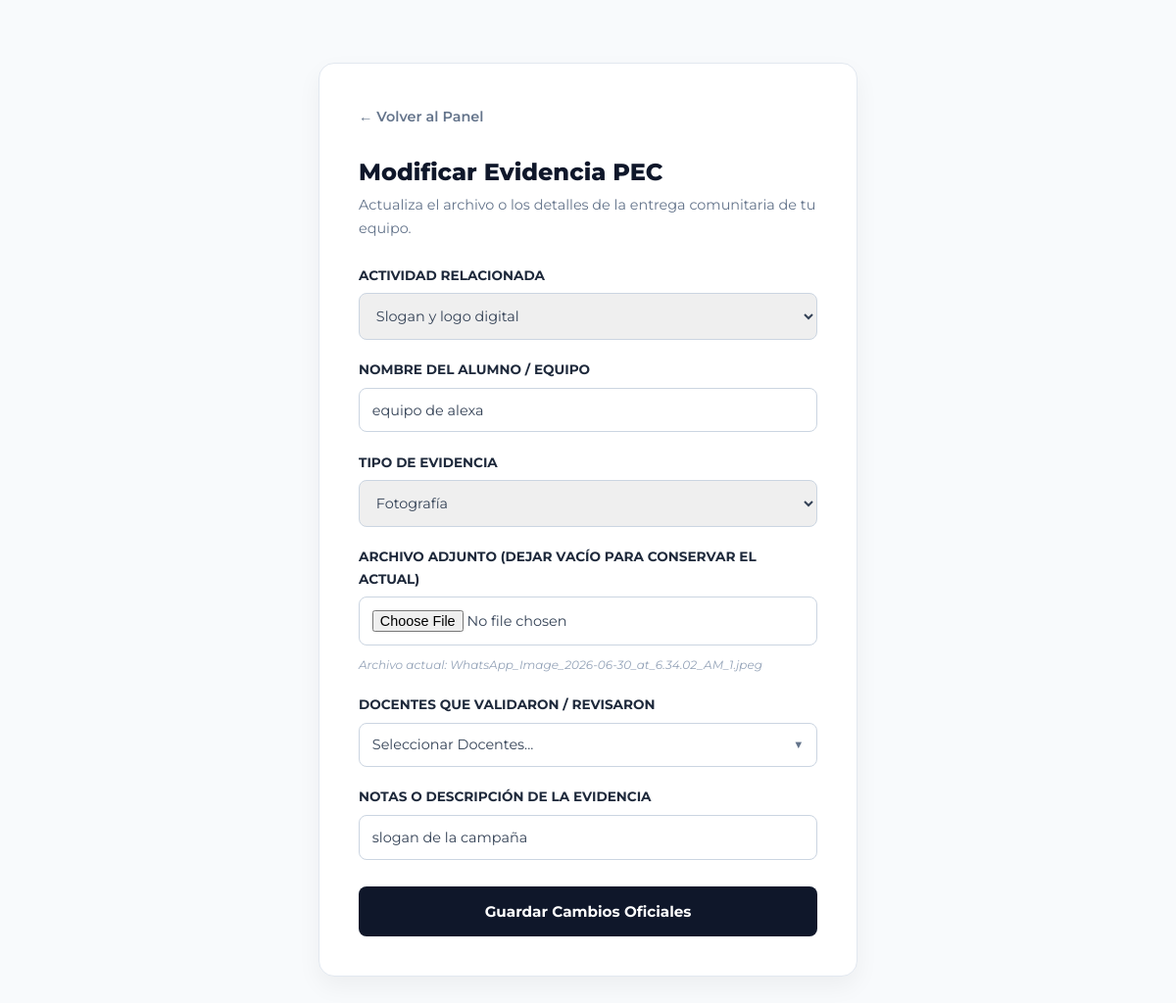
Page /evidencias/editar/7 (signed in) on the committed database.
### tables this page shows
CREATE TABLE evidencia (
        id_evidencia INTEGER PRIMARY KEY AUTOINCREMENT,
        id_actividad INTEGER NOT NULL,
        alumno_nombre TEXT NOT NULL,
        tipo_evidencia TEXT NOT NULL,
        url_archivo TEXT NOT NULL,
        descripcion_evidencia TEXT,
        FOREIGN KEY (id_actividad) REFERENCES actividad(id_actividad)
    );

CREATE TABLE actividad (
        id_actividad INTEGER PRIMARY KEY AUTOINCREMENT,
        nombre_actividad TEXT NOT NULL,
        descripcion TEXT,
        fecha_programada TEXT NOT NULL,
        parcial TEXT NOT NULL,
        id_responsable INTEGER,
        id_sede INTEGER,
        estatus TEXT DEFAULT 'No empezado',
        FOREIGN KEY (id_sede) REFERENCES sede(id_sede),
        FOREIGN KEY (id_responsable) REFERENCES responsable(id_responsable)
    );

### app.py (the view, shortened to what this page needs)
@app.route("/evidencias/editar/<int:id>", methods=["GET", "POST"])
def editar_evidencia(id):
    if session.get('rol') not in ['admin', 'alumno']: return redirect(url_for('dashboard'))
    conn = get_db_connection()
    evidencia = conn.execute("SELECT * FROM evidencia WHERE id_evidencia=?", (id,)).fetchone()
    actividades = conn.execute("SELECT * FROM actividad").fetchall()
    conn.close()
    return render_template("editar_evidencia.html", evidencia=evidencia, actividades=actividades)

### app.py (called while the page is built)
def get_db_connection():
    conn = sqlite3.connect(DATABASE)
    conn.row_factory = sqlite3.Row
    return conn

### templates/editar_evidencia.html (shortened to what this page needs)
<!DOCTYPE html>
<html lang="es">
<head>
    <link rel="stylesheet" href="{{ url_for('static', filename='css/estilos.css') }}">
</head>
<body>
    <main class="seccion-editar">
        <div class="caja-editar">
            <a href="{{ url_for('dashboard') }}" style="font-family: 'Montserrat', sans-serif; color: #64748b; text-decoration: none; font-weight: 600; font-size: 0.9rem;">← Volver al Panel</a>
            <h2 style="font-family: 'Montserrat', sans-serif; font-weight: 800; color: #0f172a; margin-top: 1.5rem;">Modificar Evidencia PEC</h2>
            <p style="font-family: 'Montserrat', sans-serif; color: #64748b; font-size: 0.9rem;">Actualiza el archivo o los detalles de la entrega comunitaria de tu equipo.</p>
            <form action="/evidencias/editar/{{ evidencia.id_evidencia }}" method="POST" enctype="multipart/form-data" class="formulario-editar">
                <div class="campo-grupo">
                    <label>Actividad Relacionada</label>
                    <select name="id_actividad" required>
                        {% for a in actividades %}
                            <option value="{{ a.id_actividad }}" {% if a.id_actividad == evidencia.id_actividad %}selected{% endif %}>{{ a.nombre_actividad }}</option>
                        {% endfor %}
                    </select>
                </div>
                <div class="campo-grupo">
                    <label>Nombre del Alumno / Equipo</label>
                    <input type="text" name="alumno_nombre" value="{{ evidencia.alumno_nombre }}" required>
                </div>
                <div class="campo-grupo">
                    <label>Tipo de Evidencia</label>
                    <select name="tipo_evidencia" required>
                        <option value="Fotografía" {% if evidencia.tipo_evidencia == 'Fotografía' %}selected{% endif %}>Fotografía</option>
                    </select>
                </div>
                <div class="campo-grupo">
                    <label>Archivo Adjunto (Dejar vacío para conservar el actual)</label>
                    <input type="file" name="archivo_evidencia">
                    <span style="font-size: 0.75rem; color: #94a3b8; font-style: italic; margin-top: 0.2rem;">Archivo actual: {{ evidencia.url_archivo }}</span>
                </div>
                <div class="campo-grupo">
                    <label>Docentes que Validaron / Revisaron</label>
                    <div class="combo-multiple">
                        <button type="button" class="select-simulado" id="btnSelectDocentes">Seleccionar Docentes...</button>
                    </div>
                </div>
                <div class="campo-grupo">
                    <label>Notas o Descripción de la Evidencia</label>
                    <input type="text" name="descripcion_evidencia" value="{{ evidencia.descripcion_evidencia }}">
                </div>
                <button type="submit" class="btn-actualizar">Guardar Cambios Oficiales</button>
            </form>
        </div>
    </main>
</body>
</html>

### static/css/estilos.css (style rules this page uses)
:root { --azul-primario: #1e40af; --azul-vibrante: #3b82f6; --azul-fondo: #f8fafc; --blanco: #ffffff; --texto: #0f172a; --texto-light: #64748b; --transicion: all 0.3s cubic-bezier(0.4, 0, 0.2, 1); }
* { margin: 0; padding: 0; box-sizing: border-box; }
html { scroll-behavior: smooth; }
body { font-family: 'Montserrat', sans-serif; color: var(--texto); background-color: var(--blanco); line-height: 1.7; }

### templates/editar_evidencia.html (style rules this page uses)
.seccion-editar { padding: 4rem 0; background-color: #f8fafc; min-height: 80vh; display: flex; align-items: center; justify-content: center; }
.caja-editar { background: #ffffff; padding: 2.5rem; border-radius: 16px; box-shadow: 0 10px 25px rgba(0,0,0,0.05); width: 100%; max-width: 550px; border: 1px solid #e2e8f0; }
.formulario-editar { display: flex; flex-direction: column; gap: 1.2rem; margin-top: 1.5rem; }
.campo-grupo { display: flex; flex-direction: column; gap: 0.4rem; position: relative; }
.campo-grupo label { font-family: 'Montserrat', sans-serif; font-weight: 700; font-size: 0.85rem; color: #1e293b; text-transform: uppercase; }
.campo-grupo input, .campo-grupo select { padding: 0.8rem; border: 1px solid #cbd5e1; border-radius: 8px; font-family: 'Montserrat', sans-serif; font-size: 0.9rem; color: #334155; }
.btn-actualizar { background: #0f172a; color: #ffffff; border: none; padding: 1rem; border-radius: 8px; font-family: 'Montserrat', sans-serif; font-weight: 700; cursor: pointer; font-size: 0.95rem; margin-top: 0.5rem; }
.combo-multiple { position: relative; width: 100%; }
.select-simulado { padding: 0.8rem; border: 1px solid #cbd5e1; border-radius: 8px; font-family: 'Montserrat', sans-serif; font-size: 0.9rem; color: #334155; background-color: #fff; text-align: left; cursor: pointer; display: flex; justify-content: space-between; align-items: center; width: 100%; }
.select-simulado::after { content: '▼'; font-size: 0.7rem; color: #64748b; }

### rows in the picture
evidencia: id_actividad "Slogan y logo digital", alumno_nombre "equipo de alexa", tipo_evidencia "Fotografía", url_archivo "WhatsApp_Image_2026-06-30_at_6.34.02_AM_1.jpeg", descripcion_evidencia "slogan de la campaña"
